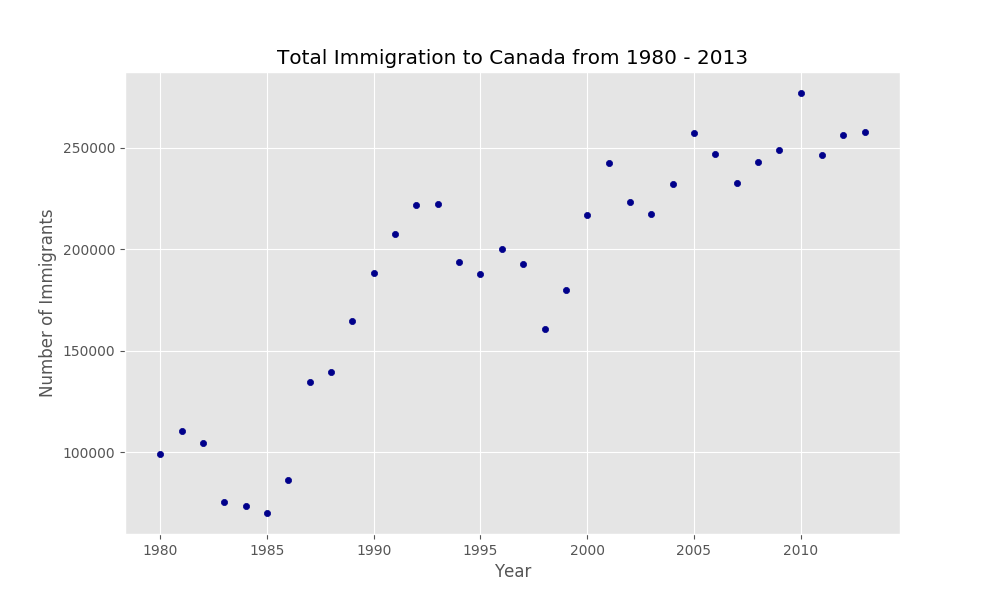

Write Python code to recreate this figure.
import numpy as np
import pandas as pd
import matplotlib as mpl
import matplotlib.pyplot as plt


df_can = pd.read_excel("Canada.xlsx",
                        sheet_name="Canada by Citizenship",
                        skiprows=range(20),
                        skipfooter=2)
                        
df_can.drop(['AREA', 'REG', 'DEV', 'Type', 'Coverage'], axis=1, inplace=True)
df_can.rename(columns={'OdName':'Country', 'AreaName':'Continent','RegName':'Region'}, inplace=True)
all(isinstance(column, str) for column in df_can.columns)
df_can.columns = list(map(str, df_can.columns))
df_can.set_index('Country', inplace=True)
df_can['Total'] = df_can.sum(axis=1)

years = list(map(str, range(1980, 2014)))

mpl.style.use('ggplot') # optional: for ggplot-like style

# we can use the sum() method to get the total population per year
df_tot = pd.DataFrame(df_can[years].sum(axis=0))

# change the years to type int (useful for regression later on)
df_tot.index = map(int, df_tot.index)

# reset the index to put in back in as a column in the df_tot dataframe
df_tot.reset_index(inplace = True)

# rename columns
df_tot.columns = ['year', 'total']

df_tot.plot(kind='scatter', x='year', y='total', figsize=(10, 6), color='darkblue')

plt.title('Total Immigration to Canada from 1980 - 2013')
plt.xlabel('Year')
plt.ylabel('Number of Immigrants')

plt.savefig("ScatterPlot.png")
plt.close()

x = df_tot['year']      # year on x-axis
y = df_tot['total']     # total on y-axis
fit = np.polyfit(x, y, deg=1)

df_tot.plot(kind='scatter', x='year', y='total', figsize=(10, 6), color='darkblue')

plt.title('Total Immigration to Canada from 1980 - 2013')
plt.xlabel('Year')
plt.ylabel('Number of Immigrants')

# plot line of best fit
plt.plot(x, fit[0] * x + fit[1], color='red') # recall that x is the Years
plt.annotate('y={0:.0f} x + {1:.0f}'.format(fit[0], fit[1]), xy=(2000, 150000))

plt.savefig("ScatterPlot2.png")